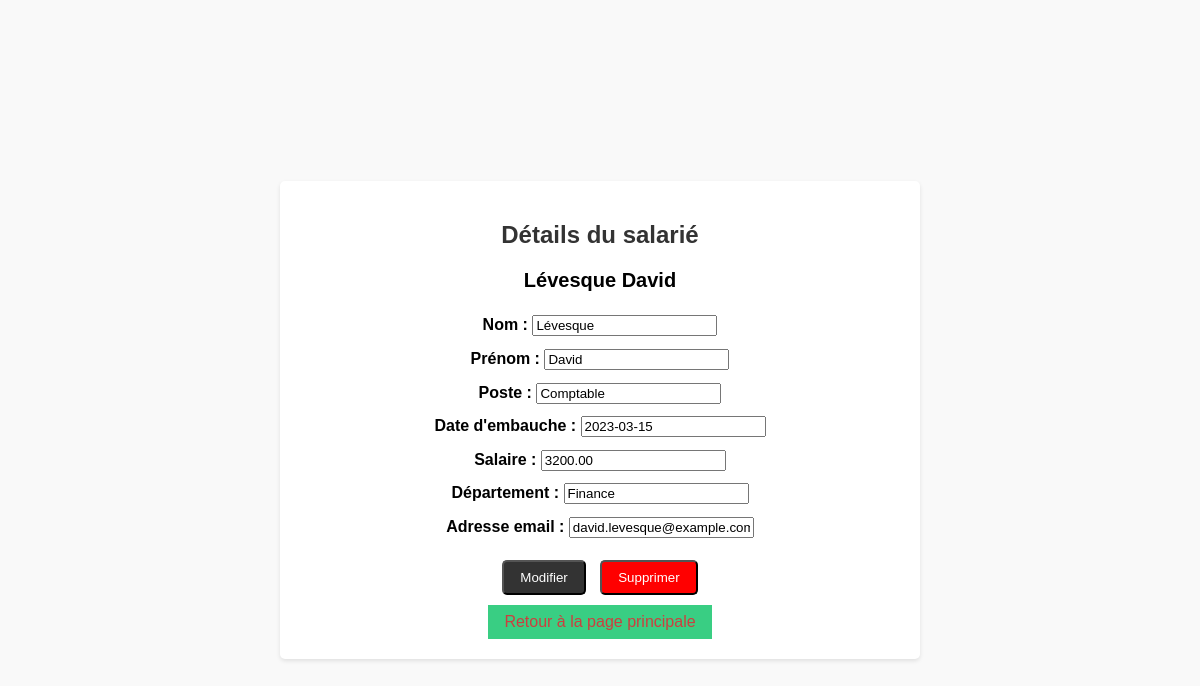
Screenshot of /Files/modification/index.php?id=18 (signed in) with the database file from the repository.
### tables this page shows
CREATE TABLE IF NOT EXISTS `salarier` (
  `id` int(11) NOT NULL AUTO_INCREMENT,
  `nom` varchar(50) DEFAULT NULL,
  `prenom` varchar(50) DEFAULT NULL,
  `poste` varchar(50) DEFAULT NULL,
  `date_embauche` date DEFAULT NULL,
  `salaire` decimal(10,2) DEFAULT NULL,
  `departement` varchar(50) DEFAULT NULL,
  `adresse_email` varchar(100) DEFAULT NULL,
  PRIMARY KEY (`id`)
);

### Files/modification/index.php (the view, shortened to what this page needs)
<!DOCTYPE html>
<html>
<head>
  <link rel="stylesheet" href="./styled.css">
</head>
<body>
<?php
  if (isset($_GET['id'])) {
    $salariéId = $_GET['id'];
    $servername = "localhost";
    $username = "root";
    $password = "";
    $dbname = "Gestion_des_salarier";
    try {
      $conn = new PDO("mysql:host=$servername;dbname=$dbname;charset=utf8", $username, $password);
      $conn->setAttribute(PDO::ATTR_ERRMODE, PDO::ERRMODE_EXCEPTION);
      $conn->setAttribute(PDO::MYSQL_ATTR_USE_BUFFERED_QUERY, true);
    } catch(PDOException $e) {
      echo "Erreur de connexion à la base de données : " . $e->getMessage();
      exit();
    }
    $stmt = $conn->prepare("SELECT * FROM Salarier WHERE id = :id");
    $stmt->bindParam(':id', $salariéId);
    $stmt->execute();
    $salarié = $stmt->fetch(PDO::FETCH_ASSOC);
  }
?>
       <section class="employee-details">
    <div class="employee-info">
      <h2>Détails du salarié</h2>
      <h3><?php echo $salarié['nom']. " " . $salarié['prenom'] ; ?></h3>
      <form method="post" action="">
        <p><strong>Nom :</strong> <input type="text" name="nom" value="<?php echo $salarié['nom']; ?>" readonly></p>
        <p><strong>Prénom :</strong> <input type="text" name="prenom" value="<?php echo $salarié['prenom']; ?>" readonly></p>
        <p><strong>Poste :</strong> <input type="text" name="poste" value="<?php echo $salarié['poste']; ?>" readonly></p>
        <p><strong>Date d'embauche :</strong> <input type="text" name="date_embauche" value="<?php echo $salarié['date_embauche']; ?>" readonly></p>
        <p><strong>Salaire :</strong> <input type="text" name="salaire" value="<?php echo $salarié['salaire']; ?>" readonly></p>
        <p><strong>Département :</strong> <input type="text" name="departement" value="<?php echo $salarié['departement']; ?>" readonly></p>
        <p><strong>Adresse email :</strong> <input type="text" name="adresse_email" value="<?php echo $salarié['adresse_email']; ?>" readonly></p>
        <div class="employee-actions">
          <button type="button" id="edit-button" class="btn-edit">Modifier</button>
          <button type="button" id="delete-button" class="btn-delete">Supprimer</button>
        </div>
      </form>
      <a href="../index.php" class="btn-back">Retour à la page principale</a>
    </div>
  </section>
</body>
</html>

### Files/modification/styled.css (style rules this page uses)
body { font-family: Arial, sans-serif; margin: 0; padding: 0; }
.employee-details { display: flex; flex-direction: column; align-items: center; justify-content: center; height: 100vh; padding: 20px; text-align: center; background-color: #f9f9f9; }
h2 { color: #333; margin-bottom: 20px; font-size: 24px; font-weight: bold; }
.employee-info { max-width: 600px; padding: 20px; border-radius: 5px; background-color: #fff; width: 130vh; box-shadow: 0 2px 4px rgba(0, 0, 0, 0.1); }
h3 { margin-top: 0; font-size: 20px; font-weight: bold; }
.employee-info p { margin: 8px 0; line-height: 1.6; }
.employee-actions { margin-top: 20px; }
.btn-edit, .btn-delete { display: inline-block; padding: 8px 16px; background-color: #333; color: #fff; text-decoration: none; border-radius: 5px; }
.btn-delete { background-color: #ff0000; margin-left: 10px; }
.btn-back { display: inline-block; margin-top: 10px; padding: 8px 16px; background-color: #39ce83; color: #cc3f3f; text-decoration: none; }

### rows the page displays
salarier: nom "Lévesque", prenom "David", poste "Comptable", date_embauche "2023-03-15", salaire "3200.00", departement "Finance", adresse_email "david.levesque@example.com"
